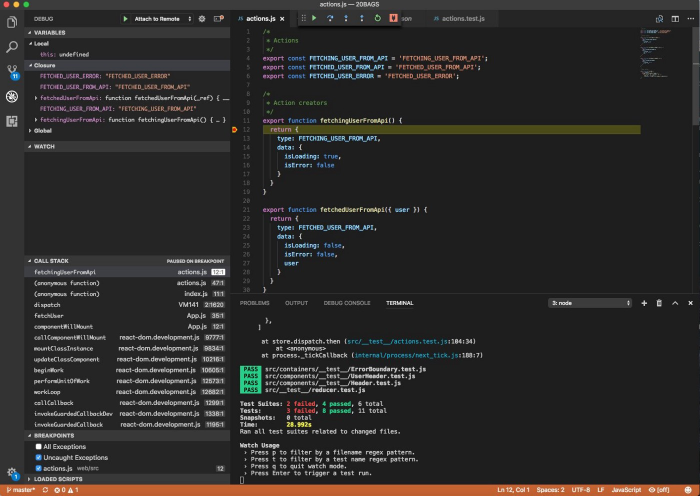
#> input picture 230408-images/example.jpg, 1400 x 991 px (shown at 1/2 size)
$ python 03-resize.py
#> lines starting #> are read from the running program, lines starting #| are printed output that depends on the picture
#!/usr/bin/env python3
"""
Resize an image and save the new image with a new name
"""

from PIL import Image

im = Image.open("example.jpg")
#> im is the input picture: PIL image 1400x991 RGB; mean R, G, B 44.9, 43.3, 42.1
new_im = im.resize((640,480))
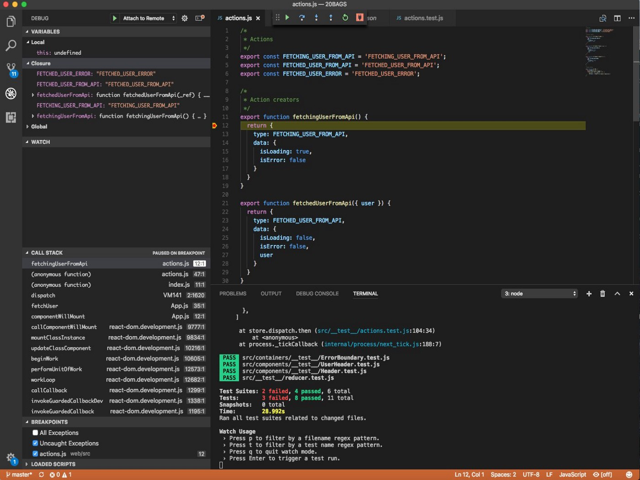
#> new_im: PIL image 640x480 RGB; mean R, G, B 44.9, 43.3, 42.1
new_im.save("example_resized.jpg")
